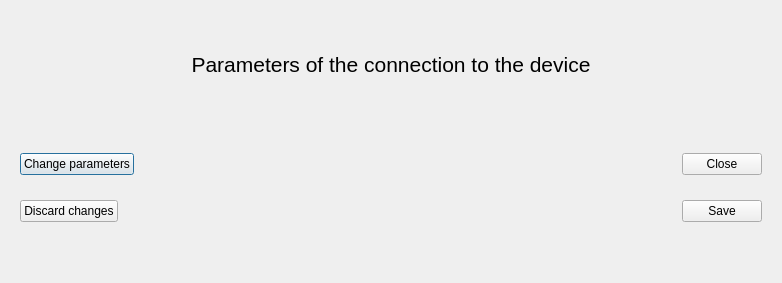
<?xml version="1.0" encoding="UTF-8"?>
<ui version="4.0">
 <class>ConnectionSetting</class>
 <widget class="QDialog" name="ConnectionSetting">
  <property name="geometry">
   <rect>
    <x>0</x>
    <y>0</y>
    <width>782</width>
    <height>283</height>
   </rect>
  </property>
  <property name="windowTitle">
   <string>Form</string>
  </property>
  <layout class="QVBoxLayout" name="verticalLayout_2">
   <item>
    <spacer name="verticalSpacer_2">
     <property name="orientation">
      <enum>Qt::Vertical</enum>
     </property>
     <property name="sizeHint" stdset="0">
      <size>
       <width>20</width>
       <height>40</height>
      </size>
     </property>
    </spacer>
   </item>
   <item>
    <widget class="QLabel" name="label">
     <property name="text">
      <string>&lt;html&gt;&lt;head/&gt;&lt;body&gt;&lt;p&gt;&lt;span style=&quot; font-size:16pt;&quot;&gt;Parameters of the connection to the device&lt;/span&gt;&lt;/p&gt;&lt;/body&gt;&lt;/html&gt;</string>
     </property>
     <property name="alignment">
      <set>Qt::AlignCenter</set>
     </property>
    </widget>
   </item>
   <item>
    <spacer name="verticalSpacer">
     <property name="orientation">
      <enum>Qt::Vertical</enum>
     </property>
     <property name="sizeHint" stdset="0">
      <size>
       <width>20</width>
       <height>40</height>
      </size>
     </property>
    </spacer>
   </item>
   <item>
    <layout class="QFormLayout" name="formLayout">
     <property name="rowWrapPolicy">
      <enum>QFormLayout::DontWrapRows</enum>
     </property>
     <property name="labelAlignment">
      <set>Qt::AlignCenter</set>
     </property>
     <property name="formAlignment">
      <set>Qt::AlignCenter</set>
     </property>
     <property name="horizontalSpacing">
      <number>20</number>
     </property>
     <property name="verticalSpacing">
      <number>10</number>
     </property>
     <property name="leftMargin">
      <number>10</number>
     </property>
     <property name="topMargin">
      <number>10</number>
     </property>
     <property name="rightMargin">
      <number>10</number>
     </property>
     <property name="bottomMargin">
      <number>10</number>
     </property>
    </layout>
   </item>
   <item>
    <widget class="QFrame" name="viewPage">
     <layout class="QHBoxLayout" name="view_params">
      <property name="topMargin">
       <number>10</number>
      </property>
      <item>
       <widget class="QPushButton" name="changeButton">
        <property name="text">
         <string>Change parameters</string>
        </property>
       </widget>
      </item>
      <item>
       <spacer name="horizontalSpacer">
        <property name="orientation">
         <enum>Qt::Horizontal</enum>
        </property>
        <property name="sizeHint" stdset="0">
         <size>
          <width>40</width>
          <height>20</height>
         </size>
        </property>
       </spacer>
      </item>
      <item>
       <widget class="QPushButton" name="closeButton">
        <property name="text">
         <string>Close</string>
        </property>
       </widget>
      </item>
     </layout>
    </widget>
   </item>
   <item>
    <widget class="QFrame" name="changePage">
     <layout class="QHBoxLayout" name="change_params">
      <property name="topMargin">
       <number>10</number>
      </property>
      <item>
       <widget class="QPushButton" name="discardButton">
        <property name="text">
         <string>Discard changes</string>
        </property>
       </widget>
      </item>
      <item>
       <spacer name="horizontalSpacer_2">
        <property name="orientation">
         <enum>Qt::Horizontal</enum>
        </property>
        <property name="sizeHint" stdset="0">
         <size>
          <width>40</width>
          <height>20</height>
         </size>
        </property>
       </spacer>
      </item>
      <item>
       <widget class="QPushButton" name="saveButton">
        <property name="text">
         <string>Save</string>
        </property>
       </widget>
      </item>
     </layout>
    </widget>
   </item>
   <item>
    <spacer name="verticalSpacer_3">
     <property name="orientation">
      <enum>Qt::Vertical</enum>
     </property>
     <property name="sizeHint" stdset="0">
      <size>
       <width>20</width>
       <height>40</height>
      </size>
     </property>
    </spacer>
   </item>
  </layout>
 </widget>
 <resources/>
 <connections/>
</ui>
